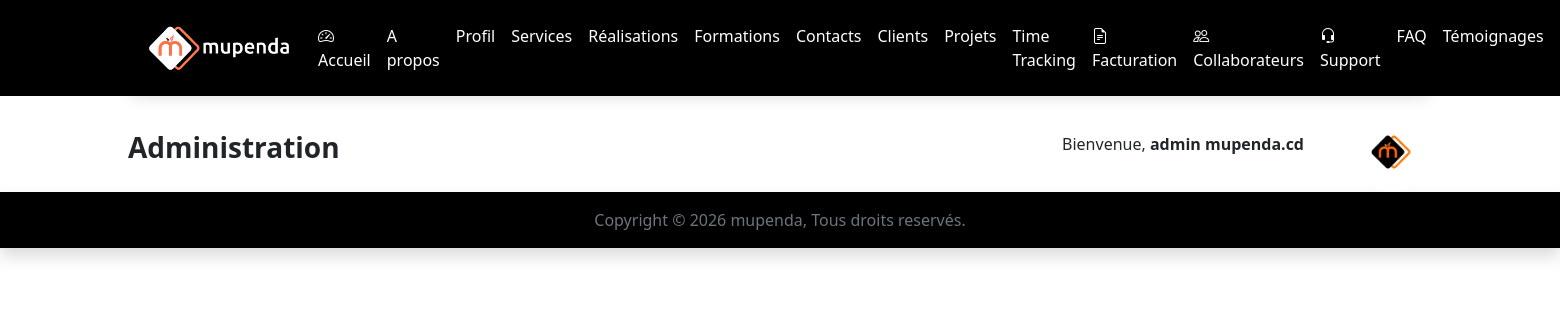
The app's page /administration/indexAdmin/ (signed in) with its own data.
### MupendaApp/models.py (models this page shows)
class CustomUser(AbstractUser):
    is_administrateur = models.BooleanField(default=False)
    is_utilisateur = models.BooleanField(default=True)
    photo_profil = models.ImageField(upload_to="static/images", blank=True, null=True)

### MupendaApp/views.py (the view)
# urls.py: path('administration/indexAdmin/',views.indexAdmin, name="indexAdmin"),
def indexAdmin(request):
    return render(request, 'administration/indexAdmin.html')

### MupendaApp/templates/administration/indexAdmin.html (shortened to what this page needs)
{% load static %}
<!DOCTYPE html>
<html lang="fr">
<head>
    <link href="https://cdn.jsdelivr.net/npm/bootstrap@5.3.3/dist/css/bootstrap.min.css" rel="stylesheet">
    <link rel="stylesheet" href="https://cdn.jsdelivr.net/npm/bootstrap-icons@1.13.1/font/bootstrap-icons.min.css">
</head>
<body>
  <section style="background-color: black;">
    <div class="container py-2">
      <nav class="navbar navbar-expand-lg shadow">
        <div class="container-fluid">
          <a class="navbar-brand" href="{% url 'dashboard' %}"><img src="{% static 'images/White Mupenda Company.png' %}" alt="mupenda" width="150"></a>
          <div class="collapse navbar-collapse" id="navbarNavAltMarkup">
            <div class="navbar-nav mx-auto">
              <a class="nav-link text-white active" aria-current="page" href="{% url 'dashboard' %}"><i class="bi bi-speedometer2"></i> Accueil</a>
              <a class="nav-link text-white" href="{% url 'AdminApropos' %}">A propos</a>
              <a class="nav-link text-white" href="{% url 'profil' %}">Profil</a>
              <a class="nav-link text-white" href="{% url 'AdminService' %}">Services</a>
              <a class="nav-link text-white" href="{% url 'AdminRealisation' %}">Réalisations</a>
              <a class="nav-link text-white" href="{% url 'AdminFormation' %}">Formations</a>
              <a class="nav-link text-white" href="{% url 'AdminContact' %}">Contacts</a>
              <a class="nav-link text-white" href="{% url 'clients' %}">Clients</a>
              <a class="nav-link text-white" href="{% url 'AdminProjets' %}">Projets</a>
              <a class="nav-link text-white" href="{% url 'temps' %}">Time Tracking</a>
              <a class="nav-link text-white" href="{% url 'facturation' %}"><i class="bi bi-file-earmark-text"></i> Facturation</a>
              <a class="nav-link text-white" href="{% url 'liste_collaborateurs' %}"><i class="bi bi-people"></i> Collaborateurs</a>
              <a class="nav-link text-white" href="{% url 'support' %}"><i class="bi bi-headset"></i> Support</a>
              <a class="nav-link text-white" href="{% url 'AdminFaq' %}">FAQ</a>
              <a class="nav-link text-white" href="{% url 'AdminTemoignage' %}">Témoignages</a>
              <a class="nav-link text-white" href="{% url 'AdminPartenaire' %}">Partenaires</a>
            </div>
          </div>
        </div>
      </nav>
    </div>
  </section>
  <div class="main-content">
    <section class="shadow">
        <div class="container">
            <div class="row g-4 my-auto">
                <div class="col-md-6 d-flex justify-content-start align-items-center g-3">
                    <h3 class="fw-bold">Administration</h3>
                </div>
                <div class="col-md-6 d-flex justify-content-end align-items-center g-3">
                  <p class="me-5">Bienvenue, <span class="fw-bold"> {{ user.username }} {{ user.last_name }}</span> </p>
                  {% if user.photo_profil %}
                    <img src="{{ user.photo_profil.url }}" class="img-fluid rounded-circle" alt="Image de profil" style="width: 80px; height: 80px; object-fit: cover;">
                  {% else %}
                  <img src="{% static 'images/administration.png' %}" class="img-fluid" alt="Image" style="width: 80px;">
                  {% endif %}
                </div>
            </div>
          </div>
        </div>
  <footer class="shadow" style="background-color: black;">
    <p class="text-secondary text-center py-3">Copyright &copy; 2026 mupenda, Tous droits reservés.</p>
  </footer>
</body>
</html>

### records on screen
CustomUser: username "admin", last_name "mupenda.cd", photo_profil (picture)
